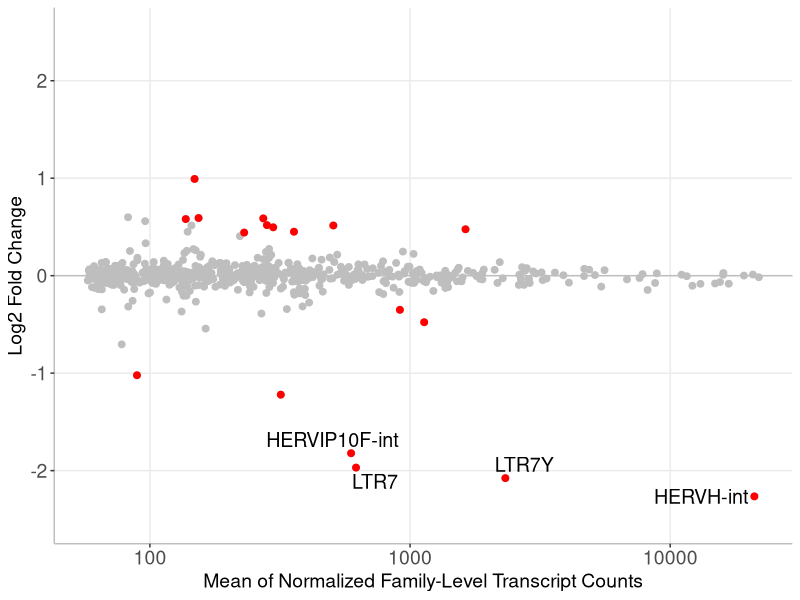

R code for this plot:
library(ggplot2)
library(ggrepel)

deseq2_results_tetranscripts_cobi_vs_ctrl <- read.table("deseq2_results_tetranscripts_cobi_vs_ctrl.tab", sep="\t", header=TRUE)
head(deseq2_results_tetranscripts_cobi_vs_ctrl)

deseq2_results_tetranscripts_cobi_vs_ctrl = as.data.frame(deseq2_results_tetranscripts_cobi_vs_ctrl)

maplot <- ggplot(deseq2_results_tetranscripts_cobi_vs_ctrl, aes(baseMean, log2FoldChange), colour="grey") +
  scale_color_discrete(name = 'Labels') +
  geom_hline(yintercept = 0, size = 0.5, color = 'grey') +
  theme_bw() +
  theme(
    plot.background = element_blank(),
    panel.grid.minor = element_blank(),
    panel.border = element_blank()
  ) +
  theme(axis.line = element_line(color = 'grey')) +
  theme(axis.text = element_text(size = 14)) +
  labs(y="Log2 Fold Change", x = "Mean of Normalized Family-Level Transcript Counts") +
  # Set all dots color to grey
  geom_point(data=deseq2_results_tetranscripts_cobi_vs_ctrl, colour = "grey", size = 2) + 
  # If pvalue<0.05, change dot color to green
  geom_point(data=deseq2_results_tetranscripts_cobi_vs_ctrl[which(deseq2_results_tetranscripts_cobi_vs_ctrl$padj<0.05),], colour = "red", size = 2) +
  # Add text label for sig points
  geom_text_repel(data = deseq2_results_tetranscripts_cobi_vs_ctrl[which(deseq2_results_tetranscripts_cobi_vs_ctrl$padj<0.05 & deseq2_results_tetranscripts_cobi_vs_ctrl$log2FoldChange<(-1.3)),], mapping = aes(baseMean, log2FoldChange, label = rownames(deseq2_results_tetranscripts_cobi_vs_ctrl[which(deseq2_results_tetranscripts_cobi_vs_ctrl$padj<0.05 & deseq2_results_tetranscripts_cobi_vs_ctrl$log2FoldChange<(-1.3) ),])),size = 5,force = 1) +
  ylim(-2.5, 2.5) + 
  theme(text=element_text(size=14,  family="Helvetica")) 

maplot + scale_x_continuous(trans='log10')
